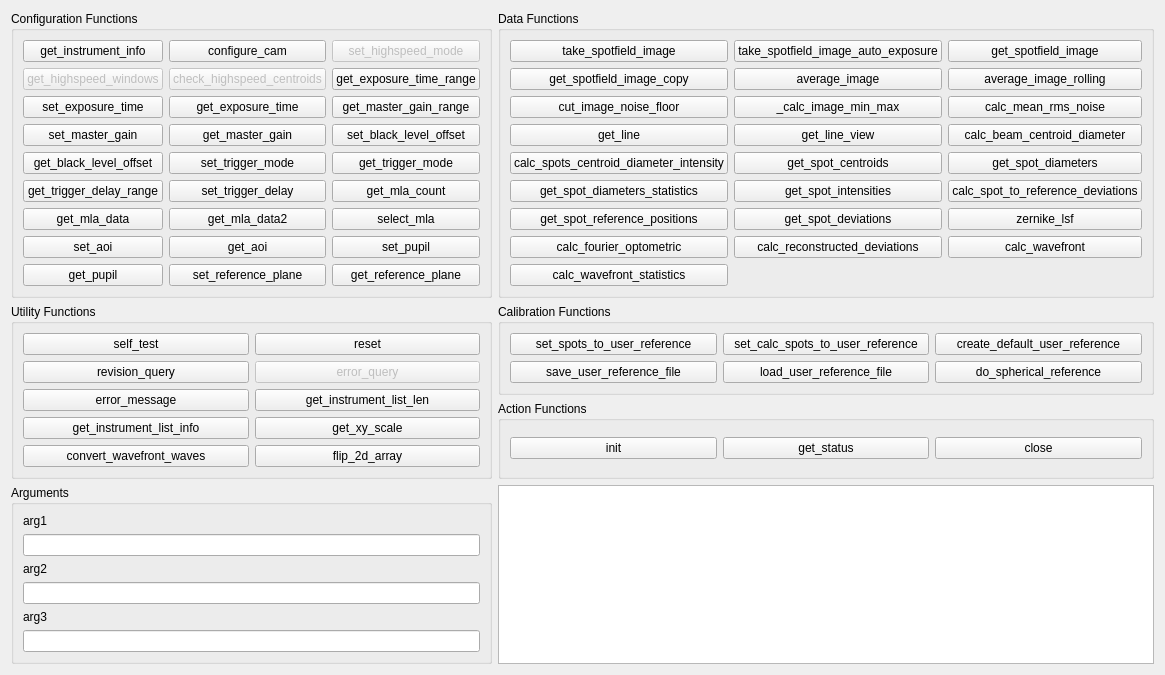
<?xml version="1.0" encoding="UTF-8"?>
<ui version="4.0">
 <class>Form</class>
 <widget class="QWidget" name="Form">
  <property name="geometry">
   <rect>
    <x>0</x>
    <y>0</y>
    <width>1059</width>
    <height>660</height>
   </rect>
  </property>
  <property name="windowTitle">
   <string>Debug</string>
  </property>
  <layout class="QGridLayout" name="gridLayout_2">
   <item row="1" column="0">
    <widget class="QGroupBox" name="config_groupbox">
     <property name="title">
      <string>Configuration Functions</string>
     </property>
     <layout class="QGridLayout" name="gridLayout_9">
      <item row="0" column="0">
       <layout class="QGridLayout" name="gridLayout_8">
        <item row="2" column="1">
         <widget class="QPushButton" name="btn_get_exposure_time">
          <property name="text">
           <string>get_exposure_time</string>
          </property>
         </widget>
        </item>
        <item row="0" column="1">
         <widget class="QPushButton" name="btn_configure_cam">
          <property name="text">
           <string>configure_cam</string>
          </property>
         </widget>
        </item>
        <item row="1" column="1">
         <widget class="QPushButton" name="btn_check_highspeed_centroids">
          <property name="enabled">
           <bool>false</bool>
          </property>
          <property name="text">
           <string>check_highspeed_centroids</string>
          </property>
         </widget>
        </item>
        <item row="8" column="1">
         <widget class="QPushButton" name="btn_set_reference_plane">
          <property name="text">
           <string>set_reference_plane</string>
          </property>
         </widget>
        </item>
        <item row="2" column="2">
         <widget class="QPushButton" name="btn_get_master_gain_range">
          <property name="text">
           <string>get_master_gain_range</string>
          </property>
         </widget>
        </item>
        <item row="7" column="0">
         <widget class="QPushButton" name="btn_set_aoi">
          <property name="text">
           <string>set_aoi</string>
          </property>
         </widget>
        </item>
        <item row="8" column="2">
         <widget class="QPushButton" name="btn_get_reference_plane">
          <property name="text">
           <string>get_reference_plane</string>
          </property>
         </widget>
        </item>
        <item row="7" column="1">
         <widget class="QPushButton" name="btn_get_aoi">
          <property name="text">
           <string>get_aoi</string>
          </property>
         </widget>
        </item>
        <item row="0" column="0">
         <widget class="QPushButton" name="btn_get_instrument_info">
          <property name="text">
           <string>get_instrument_info</string>
          </property>
         </widget>
        </item>
        <item row="1" column="0">
         <widget class="QPushButton" name="btn_get_highspeed_windows">
          <property name="enabled">
           <bool>false</bool>
          </property>
          <property name="text">
           <string>get_highspeed_windows</string>
          </property>
         </widget>
        </item>
        <item row="8" column="0">
         <widget class="QPushButton" name="btn_get_pupil">
          <property name="text">
           <string>get_pupil</string>
          </property>
         </widget>
        </item>
        <item row="7" column="2">
         <widget class="QPushButton" name="btn_set_pupil">
          <property name="text">
           <string>set_pupil</string>
          </property>
         </widget>
        </item>
        <item row="2" column="0">
         <widget class="QPushButton" name="btn_set_exposure_time">
          <property name="text">
           <string>set_exposure_time</string>
          </property>
         </widget>
        </item>
        <item row="1" column="2">
         <widget class="QPushButton" name="btn_get_exposure_time_range">
          <property name="text">
           <string>get_exposure_time_range</string>
          </property>
         </widget>
        </item>
        <item row="6" column="0">
         <widget class="QPushButton" name="btn_get_mla_data">
          <property name="text">
           <string>get_mla_data</string>
          </property>
         </widget>
        </item>
        <item row="6" column="1">
         <widget class="QPushButton" name="btn_get_mla_data2">
          <property name="text">
           <string>get_mla_data2</string>
          </property>
         </widget>
        </item>
        <item row="0" column="2">
         <widget class="QPushButton" name="btn_set_highspeed_mode">
          <property name="enabled">
           <bool>false</bool>
          </property>
          <property name="text">
           <string>set_highspeed_mode</string>
          </property>
         </widget>
        </item>
        <item row="4" column="0">
         <widget class="QPushButton" name="btn_get_black_level_offset">
          <property name="text">
           <string>get_black_level_offset</string>
          </property>
         </widget>
        </item>
        <item row="3" column="0">
         <widget class="QPushButton" name="btn_set_master_gain">
          <property name="text">
           <string>set_master_gain</string>
          </property>
         </widget>
        </item>
        <item row="6" column="2">
         <widget class="QPushButton" name="btn_select_mla">
          <property name="text">
           <string>select_mla</string>
          </property>
         </widget>
        </item>
        <item row="5" column="0">
         <widget class="QPushButton" name="btn_get_trigger_delay_range">
          <property name="text">
           <string>get_trigger_delay_range</string>
          </property>
         </widget>
        </item>
        <item row="3" column="1">
         <widget class="QPushButton" name="btn_get_master_gain">
          <property name="text">
           <string>get_master_gain</string>
          </property>
         </widget>
        </item>
        <item row="4" column="1">
         <widget class="QPushButton" name="btn_set_trigger_mode">
          <property name="text">
           <string>set_trigger_mode</string>
          </property>
         </widget>
        </item>
        <item row="5" column="1">
         <widget class="QPushButton" name="btn_set_trigger_delay">
          <property name="text">
           <string>set_trigger_delay</string>
          </property>
         </widget>
        </item>
        <item row="3" column="2">
         <widget class="QPushButton" name="btn_set_black_level_offset">
          <property name="text">
           <string>set_black_level_offset</string>
          </property>
         </widget>
        </item>
        <item row="4" column="2">
         <widget class="QPushButton" name="btn_get_trigger_mode">
          <property name="text">
           <string>get_trigger_mode</string>
          </property>
         </widget>
        </item>
        <item row="5" column="2">
         <widget class="QPushButton" name="btn_get_mla_count">
          <property name="text">
           <string>get_mla_count</string>
          </property>
         </widget>
        </item>
       </layout>
      </item>
     </layout>
    </widget>
   </item>
   <item row="6" column="0">
    <widget class="QGroupBox" name="args_groupbox">
     <property name="title">
      <string>Arguments</string>
     </property>
     <layout class="QHBoxLayout" name="horizontalLayout_3">
      <item>
       <layout class="QHBoxLayout" name="horizontalLayout_2">
        <item>
         <layout class="QVBoxLayout" name="verticalLayout">
          <item>
           <widget class="QLabel" name="label_arg1">
            <property name="text">
             <string>arg1</string>
            </property>
           </widget>
          </item>
          <item>
           <widget class="QLineEdit" name="line_arg1"/>
          </item>
          <item>
           <widget class="QLabel" name="label_arg2">
            <property name="text">
             <string>arg2</string>
            </property>
           </widget>
          </item>
          <item>
           <widget class="QLineEdit" name="line_arg2"/>
          </item>
          <item>
           <widget class="QLabel" name="label_arg3">
            <property name="text">
             <string>arg3</string>
            </property>
           </widget>
          </item>
          <item>
           <widget class="QLineEdit" name="line_arg3"/>
          </item>
         </layout>
        </item>
       </layout>
      </item>
     </layout>
    </widget>
   </item>
   <item row="2" column="0">
    <widget class="QGroupBox" name="utility_groupbox">
     <property name="title">
      <string>Utility Functions</string>
     </property>
     <layout class="QGridLayout" name="gridLayout_11">
      <item row="0" column="0">
       <layout class="QGridLayout" name="gridLayout_6">
        <item row="4" column="0">
         <widget class="QPushButton" name="btn_convert_wavefront_waves">
          <property name="text">
           <string>convert_wavefront_waves</string>
          </property>
         </widget>
        </item>
        <item row="3" column="1">
         <widget class="QPushButton" name="btn_get_xy_scale">
          <property name="text">
           <string>get_xy_scale</string>
          </property>
         </widget>
        </item>
        <item row="2" column="0">
         <widget class="QPushButton" name="btn_error_message">
          <property name="text">
           <string>error_message</string>
          </property>
         </widget>
        </item>
        <item row="1" column="0">
         <widget class="QPushButton" name="btn_revision_query">
          <property name="text">
           <string>revision_query</string>
          </property>
         </widget>
        </item>
        <item row="0" column="1">
         <widget class="QPushButton" name="btn_reset">
          <property name="text">
           <string>reset</string>
          </property>
         </widget>
        </item>
        <item row="0" column="0">
         <widget class="QPushButton" name="btn_self_test">
          <property name="text">
           <string>self_test</string>
          </property>
         </widget>
        </item>
        <item row="1" column="1">
         <widget class="QPushButton" name="btn_error_query">
          <property name="enabled">
           <bool>false</bool>
          </property>
          <property name="text">
           <string>error_query</string>
          </property>
         </widget>
        </item>
        <item row="3" column="0">
         <widget class="QPushButton" name="btn_get_instrument_list_info">
          <property name="text">
           <string>get_instrument_list_info</string>
          </property>
         </widget>
        </item>
        <item row="2" column="1">
         <widget class="QPushButton" name="btn_get_instrument_list_len">
          <property name="text">
           <string>get_instrument_list_len</string>
          </property>
         </widget>
        </item>
        <item row="4" column="1">
         <widget class="QPushButton" name="btn_flip_2d_array">
          <property name="text">
           <string>flip_2d_array</string>
          </property>
         </widget>
        </item>
       </layout>
      </item>
     </layout>
    </widget>
   </item>
   <item row="1" column="1">
    <widget class="QGroupBox" name="data_groupbox">
     <property name="title">
      <string>Data Functions</string>
     </property>
     <layout class="QGridLayout" name="gridLayout_10">
      <item row="0" column="0">
       <layout class="QGridLayout" name="gridLayout_7">
        <item row="1" column="1">
         <widget class="QPushButton" name="btn_average_image">
          <property name="text">
           <string>average_image</string>
          </property>
         </widget>
        </item>
        <item row="0" column="0">
         <widget class="QPushButton" name="btn_take_spotfield_image">
          <property name="text">
           <string>take_spotfield_image</string>
          </property>
         </widget>
        </item>
        <item row="1" column="2">
         <widget class="QPushButton" name="btn_average_image_rolling">
          <property name="text">
           <string>average_image_rolling</string>
          </property>
         </widget>
        </item>
        <item row="2" column="2">
         <widget class="QPushButton" name="btn_calc_mean_rms_noise">
          <property name="text">
           <string>calc_mean_rms_noise</string>
          </property>
         </widget>
        </item>
        <item row="6" column="2">
         <widget class="QPushButton" name="btn_zernike_lsf">
          <property name="text">
           <string>zernike_lsf</string>
          </property>
         </widget>
        </item>
        <item row="1" column="0">
         <widget class="QPushButton" name="btn_get_spotfield_image_copy">
          <property name="text">
           <string>get_spotfield_image_copy</string>
          </property>
         </widget>
        </item>
        <item row="2" column="0">
         <widget class="QPushButton" name="btn_cut_image_noise_floor">
          <property name="text">
           <string>cut_image_noise_floor</string>
          </property>
         </widget>
        </item>
        <item row="3" column="0">
         <widget class="QPushButton" name="btn_get_line">
          <property name="text">
           <string>get_line</string>
          </property>
         </widget>
        </item>
        <item row="0" column="2">
         <widget class="QPushButton" name="btn_get_spotfield_image">
          <property name="text">
           <string>get_spotfield_image</string>
          </property>
         </widget>
        </item>
        <item row="4" column="0">
         <widget class="QPushButton" name="btn_calc_spots_centroid_diameter_intensity">
          <property name="text">
           <string>calc_spots_centroid_diameter_intensity</string>
          </property>
         </widget>
        </item>
        <item row="5" column="0">
         <widget class="QPushButton" name="btn_get_spot_diameters_statistics">
          <property name="text">
           <string>get_spot_diameters_statistics</string>
          </property>
         </widget>
        </item>
        <item row="4" column="2">
         <widget class="QPushButton" name="btn_get_spot_diameters">
          <property name="text">
           <string>get_spot_diameters</string>
          </property>
         </widget>
        </item>
        <item row="5" column="2">
         <widget class="QPushButton" name="btn_calc_spot_to_reference_deviations">
          <property name="text">
           <string>calc_spot_to_reference_deviations</string>
          </property>
         </widget>
        </item>
        <item row="5" column="1">
         <widget class="QPushButton" name="btn_get_spot_intensities">
          <property name="text">
           <string>get_spot_intensities</string>
          </property>
         </widget>
        </item>
        <item row="4" column="1">
         <widget class="QPushButton" name="btn_get_spot_centroids">
          <property name="text">
           <string>get_spot_centroids</string>
          </property>
         </widget>
        </item>
        <item row="0" column="1">
         <widget class="QPushButton" name="btn_take_spotfield_image_auto_exposure">
          <property name="text">
           <string>take_spotfield_image_auto_exposure</string>
          </property>
         </widget>
        </item>
        <item row="3" column="2">
         <widget class="QPushButton" name="btn_calc_beam_centroid_diameter">
          <property name="text">
           <string>calc_beam_centroid_diameter</string>
          </property>
         </widget>
        </item>
        <item row="3" column="1">
         <widget class="QPushButton" name="btn_get_line_view">
          <property name="text">
           <string>get_line_view</string>
          </property>
         </widget>
        </item>
        <item row="6" column="0">
         <widget class="QPushButton" name="btn_get_spot_reference_positions">
          <property name="text">
           <string>get_spot_reference_positions</string>
          </property>
         </widget>
        </item>
        <item row="7" column="0">
         <widget class="QPushButton" name="btn_calc_fourier_optometric">
          <property name="text">
           <string>calc_fourier_optometric</string>
          </property>
         </widget>
        </item>
        <item row="7" column="2">
         <widget class="QPushButton" name="btn_calc_wavefront">
          <property name="text">
           <string>calc_wavefront</string>
          </property>
         </widget>
        </item>
        <item row="7" column="1">
         <widget class="QPushButton" name="btn_calc_reconstructed_deviations">
          <property name="text">
           <string>calc_reconstructed_deviations</string>
          </property>
         </widget>
        </item>
        <item row="6" column="1">
         <widget class="QPushButton" name="btn_get_spot_deviations">
          <property name="text">
           <string>get_spot_deviations</string>
          </property>
         </widget>
        </item>
        <item row="2" column="1">
         <widget class="QPushButton" name="btn_calc_image_min_max">
          <property name="text">
           <string>_calc_image_min_max</string>
          </property>
         </widget>
        </item>
        <item row="8" column="0">
         <widget class="QPushButton" name="btn_calc_wavefront_statistics">
          <property name="text">
           <string>calc_wavefront_statistics</string>
          </property>
         </widget>
        </item>
       </layout>
      </item>
     </layout>
    </widget>
   </item>
   <item row="2" column="1">
    <layout class="QVBoxLayout" name="verticalLayout_2">
     <item>
      <widget class="QGroupBox" name="calibration_groupbox">
       <property name="title">
        <string>Calibration Functions</string>
       </property>
       <layout class="QGridLayout" name="gridLayout_3">
        <item row="0" column="0">
         <layout class="QGridLayout" name="gridLayout">
          <item row="0" column="0">
           <widget class="QPushButton" name="btn_set_spots_to_user_reference">
            <property name="text">
             <string>set_spots_to_user_reference</string>
            </property>
           </widget>
          </item>
          <item row="1" column="2">
           <widget class="QPushButton" name="btn_do_spherical_reference">
            <property name="text">
             <string>do_spherical_reference</string>
            </property>
           </widget>
          </item>
          <item row="1" column="0">
           <widget class="QPushButton" name="btn_save_user_reference_file">
            <property name="text">
             <string>save_user_reference_file</string>
            </property>
           </widget>
          </item>
          <item row="0" column="2">
           <widget class="QPushButton" name="btn_create_default_user_reference">
            <property name="text">
             <string>create_default_user_reference</string>
            </property>
           </widget>
          </item>
          <item row="1" column="1">
           <widget class="QPushButton" name="btn_load_user_reference_file">
            <property name="text">
             <string>load_user_reference_file</string>
            </property>
           </widget>
          </item>
          <item row="0" column="1">
           <widget class="QPushButton" name="btn_set_calc_spots_to_user_reference">
            <property name="text">
             <string>set_calc_spots_to_user_reference</string>
            </property>
           </widget>
          </item>
         </layout>
        </item>
       </layout>
      </widget>
     </item>
     <item>
      <widget class="QGroupBox" name="action_groupbox">
       <property name="title">
        <string>Action Functions</string>
       </property>
       <layout class="QGridLayout" name="gridLayout_5">
        <item row="0" column="0">
         <layout class="QGridLayout" name="gridLayout_4">
          <item row="0" column="0">
           <widget class="QPushButton" name="btn_init">
            <property name="text">
             <string>init</string>
            </property>
           </widget>
          </item>
          <item row="0" column="2">
           <widget class="QPushButton" name="btn_close">
            <property name="text">
             <string>close</string>
            </property>
           </widget>
          </item>
          <item row="0" column="1">
           <widget class="QPushButton" name="btn_get_status">
            <property name="text">
             <string>get_status</string>
            </property>
           </widget>
          </item>
         </layout>
        </item>
       </layout>
      </widget>
     </item>
    </layout>
   </item>
   <item row="6" column="1">
    <widget class="QTextBrowser" name="text_display"/>
   </item>
  </layout>
 </widget>
 <resources/>
 <connections/>
</ui>
